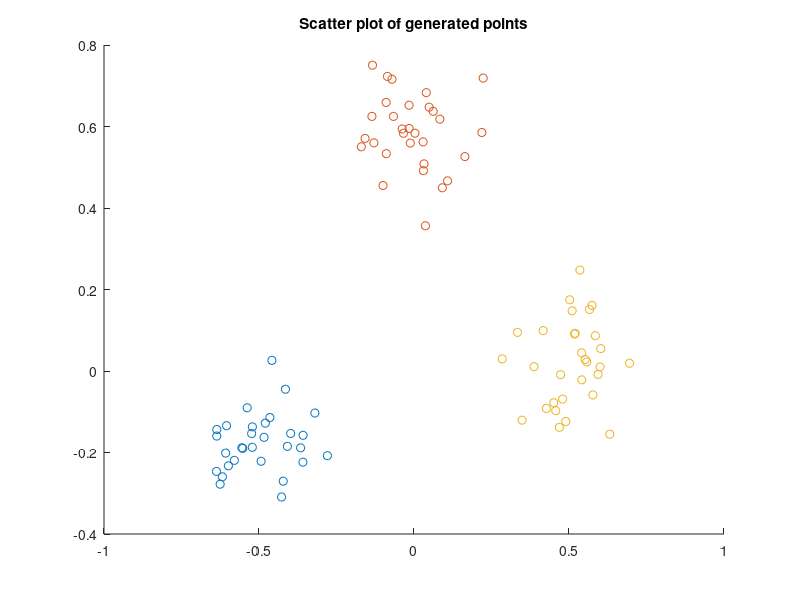
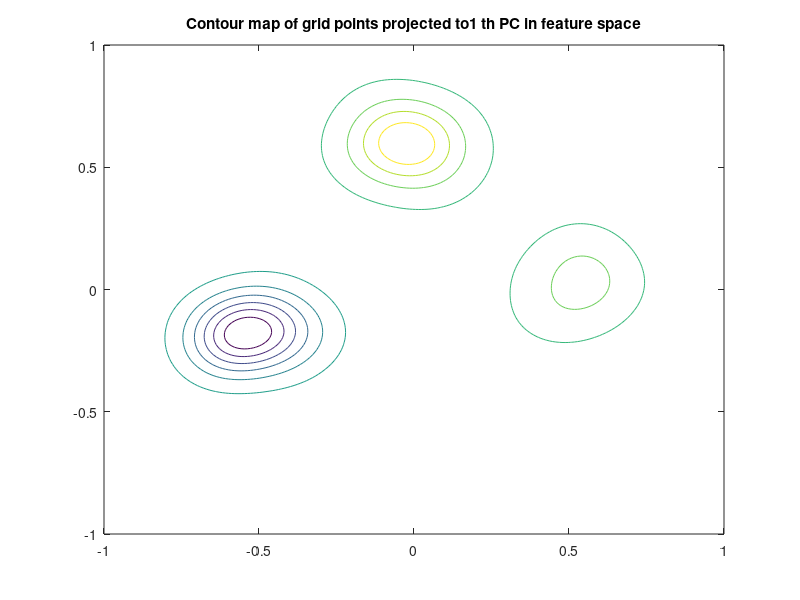
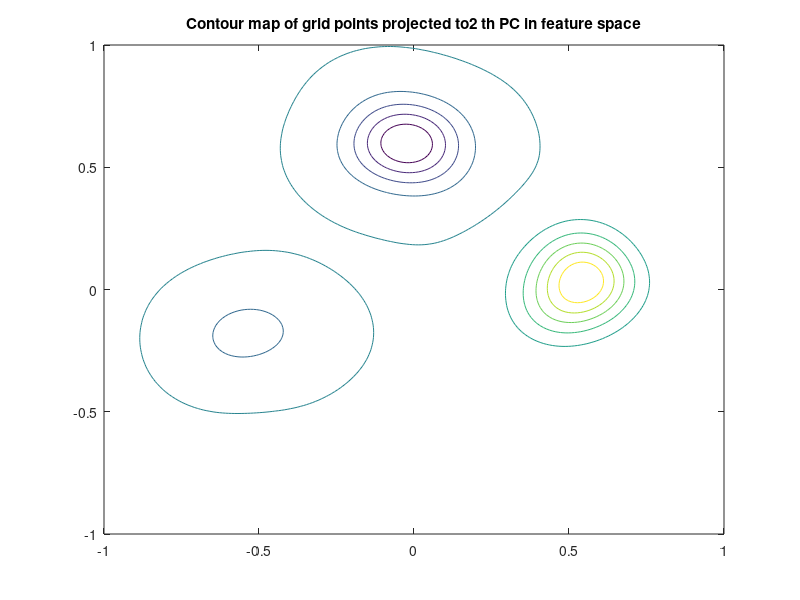
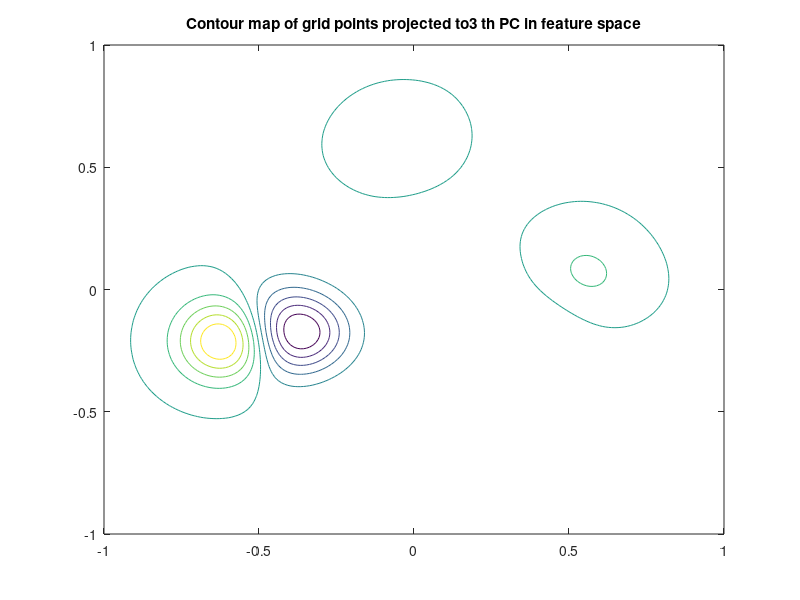

Source code (MATLAB) for these figures, in order:
% Machine Intelligence 2
% Exercise Sheet 3
% Task 3.3
%
% Jens Krenzin
% Till Rohrmann

close all;
clear all;
clc;

standardDeviation = 0.1;
variance = standardDeviation*standardDeviation;
numberOfPoints = 30;
mean1 = [-0.5,-0.2];
mean2 = [0,0.6];
mean3 = [0.5,0];
numberOfPCs = 8;

%generate points: Since the coordinates of the point are uncorrelated
% and normally distributed, they are also independent and can be generated
% by drawing twice from a normal distribution and then adjusting the
% variance and the mean value
points1 = repmat(mean1,numberOfPoints,1) +...
    standardDeviation*randn(numberOfPoints,2);
points2 = repmat(mean2,numberOfPoints,1) + ...
    standardDeviation*randn(numberOfPoints,2);
points3 = repmat(mean3,numberOfPoints,1) + ...
    standardDeviation*randn(numberOfPoints,2);


hold on
scatter(points1(:,1),points1(:,2));
scatter(points2(:,1),points2(:,2));
scatter(points3(:,1),points3(:,2));
title('Scatter plot of generated points');
hold off

%KPCA using RBF kernel
datapoints = [points1;points2;points3];

% calculate unnormalized Kernel matrix
% x_alpha-x_beta
diff = kron(ones(length(datapoints),1),datapoints)-...
    kron(datapoints,ones(length(datapoints),1));
%||(x_alpha -x_beta)||^2
euclen=sum(diff.^2,2);

kernelMatrix = reshape(exp(-euclen/2/standardDeviation^2),...
    length(datapoints),length(datapoints));

%normalize to zero mean

p = length(datapoints);

kernelMatrix = kernelMatrix - 1/p*repmat(sum(kernelMatrix),p,1)-...
    1/p*repmat(sum(kernelMatrix,2),1,p)+...
    1/p^2*repmat(sum(sum(kernelMatrix)),p,p);

% solve the eigenvalue problem

[pcaMatrix,covarianceMatrix] = eigs(kernelMatrix,numberOfPCs);

%normalize eigenvectors to unit length
sqrtEigenvalues=sqrt(diag(covarianceMatrix));
lengthEigenvectors = sqrt(sum(pcaMatrix.^2)');
pcaMatrix = pcaMatrix * diag(1./(sqrt(p)*sqrtEigenvalues.*lengthEigenvectors));

%pcaMatrix contains the coefficients of the
numberOfGridPoints = 200;
xn = ((1:numberOfGridPoints)'-1)*2/(numberOfGridPoints-1)-1;

[X,Y] = meshgrid(xn,xn);

gridpoints = [ kron(xn,ones(numberOfGridPoints,1)),kron(ones(numberOfGridPoints,1),xn)];

%diff between gridpoints and datapoints

diff = kron(ones(numberOfGridPoints^2,1),datapoints)-...
    kron(gridpoints,ones(p,1));

euclen = sum(diff.^2,2);
projectionMatrix = pcaMatrix'*reshape(exp(-euclen/2/standardDeviation^2),p,numberOfGridPoints^2);

for i = 1:size(projectionMatrix,1)
   figure();
   contour(X,Y,reshape(projectionMatrix(i,:),numberOfGridPoints,numberOfGridPoints));
   title(strcat('Contour map of grid points projected to',' ', num2str(i),' th PC in feature space'));
end






